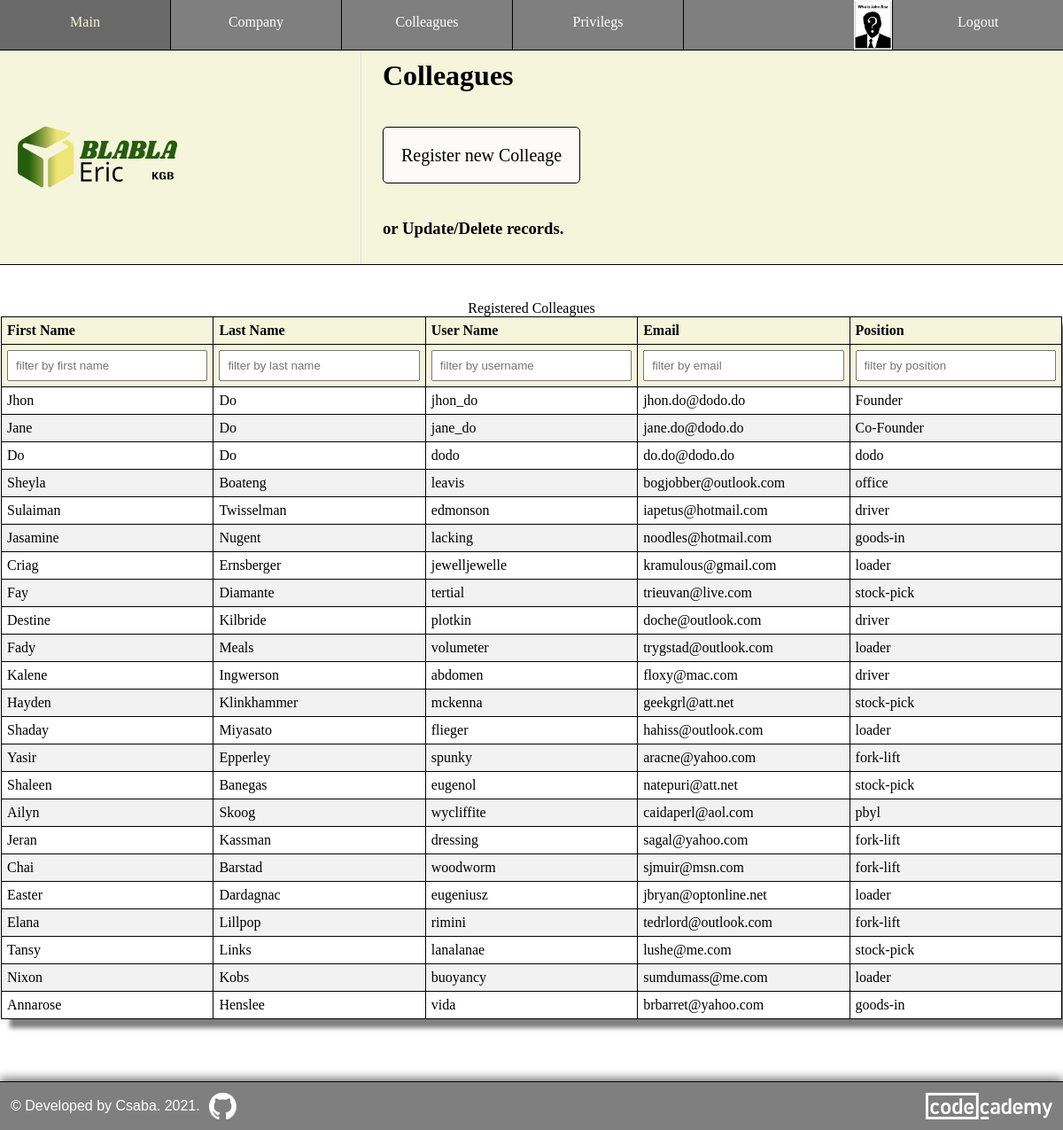
The app's page /colleagues (signed in) with its own data.
### models.py (models this page shows, shortened)
class Colleagues(db.Model, UserMixin):
    id = db.Column(db.Integer, primary_key = True)
    user_name = db.Column(db.String(32), unique = True, index = True)
    email = db.Column(db.String(128), unique = True, index = True)
    confirmed = db.Column(db.Integer, unique = False, default = 0)
    first_name = db.Column(db.String(32), nullable = False, index = True)
    last_name = db.Column(db.String(64), nullable = False, index = True)
    avatar = db.Column(db.String(8), nullable = True)
    position = db.Column(db.String(2048), index = True)
    password_hash = db.Column(db.String(128))
    company_id = db.Column(db.Integer, db.ForeignKey("company.id"))
    ideas = db.relationship(
        "Ideas",
        backref = "colleague",
        lazy = "dynamic",
        cascade = "all, delete, delete-orphan"  # cascading deletion
    )
    admin = db.relationship(
        "Admins",
        backref = "colleague",
        lazy = "dynamic",
        cascade = "all, delete, delete-orphan"  # cascading deletion
    )

### routes.py (the view)
@app.route("/colleagues", methods = ["GET", "POST"])
@login_required
def colleagues():
    if not is_auth_colleague(current_user):
        return unathorized("You cannot to vew this page.", "error")
    colleagues = Colleagues.query.filter(
        Colleagues.company_id == current_user.company_id
    ).order_by(Colleagues.id).all()
    return render_template(
        "colleagues.html",
        logo = get_logo(current_user),
        change_logo = is_auth_company(current_user), # to add click event to change logo for authorized admin
        colleagues = colleagues,
        nav = get_nav(current_user)
    )

### helper.py (called while the page is built)
def get_admin(current_user):
    admin = Admins.query.filter(Admins.colleague_id == current_user.id).first()
    if not admin:
        admin = instatiate_admin(False)
    return admin

def is_auth_company(current_user):
    admin = get_admin(current_user)
    if not admin.update_company:
        return False
    return True

def is_auth_colleague(current_user, colleague=None):
    if not colleague:
        colleague = current_user
    admin = get_admin(current_user)
    if not admin.update_colleague:
        return False
    if current_user.company_id != colleague.company_id:
        return False
    return True

def is_auth_privilegs(current_user, colleague=None):
    if not colleague:
        colleague = current_user
    admin = get_admin(current_user)
    if not admin.update_privilegs:
        return False
    if current_user.company_id != colleague.company_id:
        return False
    return True

def get_logo(current_user):
    id = current_user.company_id
    company = Company.query.get(id)
    logo_extension = company.logo
    if logo_extension:
        file = f"{id}.{logo_extension}"
        if not os.path.exists(f"static/logo/{file}"):
            bucket = os.environ["S3_BUCKET"]
            object_name = f"logo/{file}"
            s3.download(bucket, object_name, f"static/{object_name}")
        return file
    else:
        return "idea-box.svg"

### models.py (called while the page is built)
@login_manager.user_loader
def load_colleague(id):
    return Colleagues.query.get(int(id))

### templates/colleagues.html (shortened to what this page needs)
{% extends "base.html" %}
{% block css %}
<link rel="stylesheet" href="{{ url_for('static', filename = 'style/profile.css') }} " />
<link rel="stylesheet" href="{{ url_for('static', filename = 'style/colleagues.css') }} " />
{% endblock css %}
{% block header_left %}
    {% include 'component/logo.html' %}
{% endblock header_left %}
{% block header_right %}
    <h1>Colleagues</h1>
    <div class="button">
        <a href="/register" title="Help your colleague at registration">Register new Colleage</a>
    </div>
    <h3 title="Scroll down to select record">or Update/Delete records.</h3>
{% endblock header_right %}
{% block content %}
<main class="colleagues">
    <section>
        <table id="filterable_table">
            <caption>Registered Colleagues</caption>
            <tr>
                <th>First Name</th>
                <th>Last Name</th>
                <th>User Name</th>
                <th>Email</th>
                <th>Position</th>
            </tr>
            <tr class="filter">
                <th><input type="text" id="first_name" name="first_name" onkeyup="filter_by('first_name')" placeholder="filter by first name" /></th>
                <th><input type="text" id="last_name" name="last_name" onkeyup="filter_by('last_name')" placeholder="filter by last name" /></th>
                <th><input type="text" id="username" name="username" onkeyup="filter_by('username')" placeholder="filter by username" /></th>
                <th><input type="text" id="email" name="email" onkeyup="filter_by('email')" placeholder="filter by email" /></th>
                <th><input type="text" id="position" name="position" onkeyup="filter_by('position')" placeholder="filter by position" /></th>
            </tr>
            {% for colleague in colleagues %}
            <tr
                class="clickable"
                onclick="window.location='/profile/' + {{colleague.id}};"
                title="Click to update"
            >
                <td>{{colleague.first_name}}</td>
                <td>{{colleague.last_name}}</td>
                <td>{{colleague.user_name}}</td>
                <td>{{colleague.email}}</td>
                <td>{{colleague.position}}</td>
            </tr>
            {% endfor %}
        </table>
    </section>
</main>
{% endblock content %}

### templates/base.html (shortened to what this page needs)
<html>
    <head>
        <link rel="stylesheet" href="{{ url_for('static', filename = 'style/base.css') }} " />
        <link rel="stylesheet" href="{{ url_for('static', filename = 'style/common.css') }} " />
        {% block css %}{% endblock css %}
        <link rel="stylesheet" href="{{ url_for('static', filename = 'style/footer.css') }} " />
    </head>
    <body>
        <nav>
            <div class="left-nav">
                {% for menu, path in nav["left"].items() %}
                <a href="{{ path }}">{{ menu }}</a>
                {% endfor %}
            </div>
            <div class="right-nav">
                {% for menu, path in nav["right"].items() %}
                    {% if current_user.get_id() and path == "/profile" %}
                    <a id="avatar" href="/profile/{{ current_user.id }}" title="Your profile" >
                        {% if current_user.avatar %}
                        <img src="{{ url_for('static', filename = '/avatars/') }}{{ current_user.id }}.{{ current_user.avatar }}" />
                        {% else %}
                        <img src="{{ url_for('static', filename = '/avatars/default.png') }}" />
                        {% endif %}
                    </a>
                    {% else %}
                    <a href="{{ path }}">{{ menu }}</a>
                    {% endif %}
                {% endfor %}
            </div>
        </nav>
        <header>
            <div class="header_left">
                <div>
                    {% block header_left %}
                    {% endblock header_left %}
                </div>
            </div>
            <div class="header_right">
                <div>
                    {% block header_right %}
                    {% endblock header_right %}
                </div>
            </div>
        </header>
        {% block content %}
        {% endblock content %}
        <footer>
            <div id="copiright">
                &copy; Developed by Csaba. <span id="developed">   2021</span><span id="presentYear">.</span>
            </div>
            <div id="github_icon">
                <a href="https://github.com/lendoo73/my_idea_boxes" target="_blank" title="Code on GitHub" >
                    <img src="{{ url_for('static', filename = 'images/github_logo.png') }}" />
                </a>
            </div>
            <div>
                <a href="https://www.codecademy.com/profiles/lendoo" target="_blank">
                    <img id="codecademy_logo" src="{{ url_for('static', filename = 'images/codecademy-white.svg') }}" alt="CodeCademy logo" />
                </a>
            </div>
        </footer>
    </body>
</html>

### static/style/base.css (style rules this page uses)
body { margin: 0; box-sizing: border-box; }
main { min-height: 32vh; }
nav { border-bottom: 1px solid black; background-color: rgba(0, 0, 0, 0.5); width: 100%; overflow: auto; }
.left-nav a { float: left; vertical-align: middle; }
#avatar { width: min-content; }
.right-nav a { float: right; }
.left-nav a { border-right: 1px solid black; }
.right-nav a:not(:last-child) { border-left: 1px solid black; }
.right-nav a img { height: 56px; margin-top: -16px; }
a { text-decoration: none; }
nav a { color: white; height: 24px; width: 16%; text-align: center; padding: 16px 0; }
header { display: grid; justify-content: space-between; grid-template-columns: 34% 64%; grid-gap: 20px; background-color: beige; min-height: 200px; border-bottom: 1px solid black; margin-bottom: 20px; }
.header_left, .header_right { display: flex; align-items: center; }
.header_left { position: relative; border-right: 1px solid #ddd; }
header h1 { margin-top: 0; }
.header_right { padding: 10px 0; }

### static/style/common.css (style rules this page uses)
input { padding: 8px; }
.button { margin: 60px; text-align: center; }
.button a, .button a:visited, .button input, .button input:visited { background-color: beige; padding: 20px; border: 1px solid black; border-radius: 5px; color: black; font-size: 20px; cursor: pointer; }
th { background-color: beige; }
footer { margin-top: 50px; }

### static/style/profile.css (style rules this page uses)
section { overflow-x: auto; padding: 20px; }
table { border-collapse: collapse; border: 1px solid black; margin: 0 auto; box-shadow: 10px 10px 5px grey; }
td, th { border: 1px solid black; text-align: left; padding: 8px 16px; }
td { cursor: pointer; }
tr:nth-child(even) { background-color: #f2f2f2; }

### static/style/colleagues.css (style rules this page uses)
body { overflow-x: hidden; }
.clickable { overflow-wrap: anywhere; }
.button { text-align: left; margin-left: 0; }
.button a { background-color: snow; }
table { width: 100%; }
@media (max-width: 1200px) { section { padding: 20px 1px; } }
@media (max-width: 1200px) { .colleagues td, .colleagues th { padding: 6px; } }
@media (max-width: 1200px) { .filter input { width: 100%; } }

### static/style/footer.css (style rules this page uses)
footer { display: flex; align-items: center; background-color: rgba(0, 0, 0, 0.5); color: white; text-align: left; padding: 12px; font-family: sans-serif; border-top: 1px solid black; box-shadow: 0px -4px 10px grey; }
footer img { height: 30px; }
#github_icon { flex-grow: 1; margin-left: 10px; }
#codecademy_logo { flex-grow: 2; }

### records on screen
Colleagues: first_name "Jhon", last_name "Do", user_name "jhon_do", email "jhon.do@dodo.do", position "Founder"
Colleagues: first_name "Jane", last_name "Do", user_name "jane_do", email "jane.do@dodo.do", position "Co-Founder"
Colleagues: first_name "Do", last_name "Do", user_name "dodo", email "do.do@dodo.do", position "dodo"
Colleagues: first_name "Sheyla", last_name "Boateng", user_name "leavis", email "bogjobber@outlook.com", position "office"
Colleagues: first_name "Sulaiman", last_name "Twisselman", user_name "edmonson", email "iapetus@hotmail.com", position "driver"
Colleagues: first_name "Jasamine", last_name "Nugent", user_name "lacking", email "noodles@hotmail.com", position "goods-in"
Colleagues: first_name "Criag", last_name "Ernsberger", user_name "jewelljewelle", email "kramulous@gmail.com", position "loader"
Colleagues: first_name "Fay", last_name "Diamante", user_name "tertial", email "trieuvan@live.com", position "stock-pick"
Colleagues: first_name "Destine", last_name "Kilbride", user_name "plotkin", email "doche@outlook.com", position "driver"
Colleagues: first_name "Fady", last_name "Meals", user_name "volumeter", email "trygstad@outlook.com", position "loader"
Colleagues: first_name "Kalene", last_name "Ingwerson", user_name "abdomen", email "floxy@mac.com", position "driver"
Colleagues: first_name "Hayden", last_name "Klinkhammer", user_name "mckenna", email "geekgrl@att.net", position "stock-pick"
Colleagues: first_name "Shaday", last_name "Miyasato", user_name "flieger", email "hahiss@outlook.com", position "loader"
Colleagues: first_name "Yasir", last_name "Epperley", user_name "spunky", email "aracne@yahoo.com", position "fork-lift"
Colleagues: first_name "Shaleen", last_name "Banegas", user_name "eugenol", email "natepuri@att.net", position "stock-pick"
Colleagues: first_name "Ailyn", last_name "Skoog", user_name "wycliffite", email "caidaperl@aol.com", position "pbyl"
Colleagues: first_name "Jeran", last_name "Kassman", user_name "dressing", email "sagal@yahoo.com", position "fork-lift"
Colleagues: first_name "Chai", last_name "Barstad", user_name "woodworm", email "sjmuir@msn.com", position "fork-lift"
Colleagues: first_name "Easter", last_name "Dardagnac", user_name "eugeniusz", email "jbryan@optonline.net", position "loader"
Colleagues: first_name "Elana", last_name "Lillpop", user_name "rimini", email "tedrlord@outlook.com", position "fork-lift"
Colleagues: first_name "Tansy", last_name "Links", user_name "lanalanae", email "lushe@me.com", position "stock-pick"
Colleagues: first_name "Nixon", last_name "Kobs", user_name "buoyancy", email "sumdumass@me.com", position "loader"
Colleagues: first_name "Annarose", last_name "Henslee", user_name "vida", email "brbarret@yahoo.com", position "goods-in"

### other values on screen
{{ menu }} "Main" "Company" "Colleagues" "Privilegs"
{{ menu }} "Logout"
